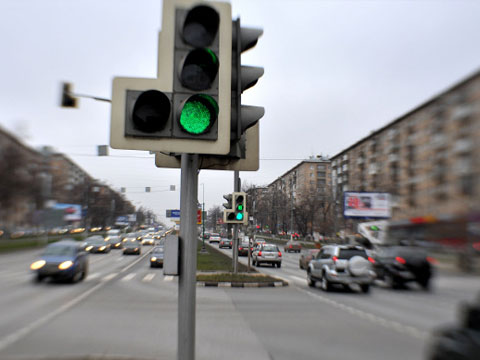
#> input picture semafor/s1.jpg, 480 x 360 px, given in place of test2.mp4, which was not available
$ jupyter execute path_correction.ipynb
#> lines starting #> are read from the running program, lines starting #| are printed output that depends on the picture; after the words box and inside, x2 and y2 are one past the last pixel; in counts of white or black regions, pixels touching at a corner belong together; pictures that were not available may be replaced by others from this repository, and a replacement may not be noted
[cell 1]
import cv2
import numpy as np
import time

class RoadControl:
    img = np.array([])

    centre = ()
    vec1 = []
    vec2 = []

    window_size = [15, 15]

    img_road_area_height = 170

    def setup(self):
        self.centre = (int(self.img.shape[1] / 2), int(self.img_road_area_height / 2))

        self.vec1 = [-2, -1, 90]
        self.vec2 = [2, -1, 90]

        #TODO: normalize vectors

    def filterImg(self):
        img = self.img.copy()[-self.img_road_area_height:]
        gray_img = cv2.cvtColor(img, cv2.COLOR_BGR2GRAY)
        gaussian_blur_img = cv2.GaussianBlur(gray_img, (3, 3), 0)
        median_blur_img = cv2.medianBlur(gaussian_blur_img, 3)
        treshold_img = cv2.Canny(median_blur_img, 100, 200)
        #treshold_img = cv2.threshold(median_blur_img, 130, 255, cv2.THRESH_BINARY)[1]


        lines_img = np.zeros(treshold_img.shape)

        lines = cv2.HoughLinesP(treshold_img, 1, np.pi / 360, 50, minLineLength = 20, maxLineGap = 180)

        if (type(lines) != type(None)):
            for coords in lines:
                if(coords[0][1]>coords[0][3]+85):
                    cv2.line(lines_img, (coords[0][0], coords[0][1]), (coords[0][2], coords[0][3]), 255, thickness = 3)
                #for DBG purposes only!!!
                    cv2.line(self.img,
                            (coords[0][0], coords[0][1] + self.img.shape[0] - self.img_road_area_height),
                            (coords[0][2], coords[0][3] + self.img.shape[0] - self.img_road_area_height),
                            (0, 255, 0), thickness = 3)

        cv2.imshow("tresh", treshold_img)

        return lines_img

    def poke(self, visualize = False):
        filtered_img = self.filterImg()

        leftAlarm = False
        rightAlarm = False

        for i in range(0, self.vec1[2]):
            if (filtered_img[self.centre[1] + self.vec1[1] * i][self.centre[0] + self.vec1[0] * i]  == 255):
                leftAlarm = True

        cv2.line(self.img, (self.centre[0], self.img.shape[0] - self.centre[1]),
                (self.centre[0] + self.vec1[0] * self.vec1[2], self.img.shape[0] - self.centre[1] + self.vec1[1] * self.vec1[2]),
                (255, 0, 0), thickness = 3)

        #cv2.line(filtered_img, (self.centre[0], self.centre[1]),
        #        (self.centre[0] + self.vec1[0] * self.vec1[2], self.centre[1] + self.vec1[1] * self.vec1[2]),
        #        255, thickness = 3)

        for i in range(0, self.vec2[2]):
            if (filtered_img[self.centre[1] + self.vec2[1] * i][self.centre[0] + self.vec2[0] * i] == 255):
                rightAlarm = True

        cv2.line(self.img, (self.centre[0], self.img.shape[0] - self.centre[1]),
                (self.centre[0] + self.vec2[0] * self.vec2[2], self.img.shape[0] - self.centre[1] + self.vec2[1] * self.vec2[2]),
                (0, 0, 255), thickness = 3)

        #cv2.line(filtered_img, (self.centre[0], self.centre[1]),
        #        (self.centre[0] + self.vec2[0] * self.vec2[2], self.centre[1] + self.vec2[1] * self.vec2[2]),
        #        255, thickness = 3)

        alarm = 0

        if (leftAlarm == True):
            alarm += 2

        if (rightAlarm == True):
            alarm += 1

        if (visualize):
            cv2.imshow('filtered_img', filtered_img)
            cv2.imshow('car_vision', self.img)

#            print(filtered_img.shape)

        return alarm

tst = RoadControl()

vidcap = cv2.VideoCapture('test2.mp4')

while (True):
    #tst.img = vidcap.read()[1]
    tst.img = cv2.resize(vidcap.read()[1],(640, 380), interpolation = cv2.INTER_CUBIC)
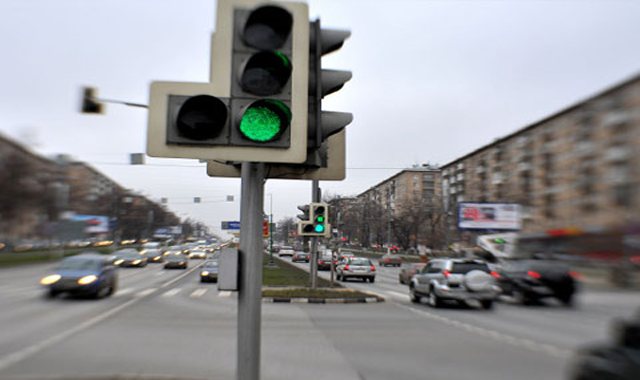
#> tst.img: shape (380, 640, 3); mean B, G, R 146.9, 144.5, 144.2

#    print(tst.centre)
#    print(tst.img.shape)

    tst.setup()

    print(tst.poke(visualize = True))
#> in filterImg, `img = self.img.copy()[-self.img_road_area_height:]`:
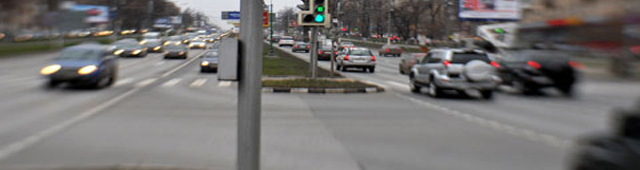
#> img: shape (170, 640, 3); mean B, G, R 112.2, 113.2, 115.7
#> in filterImg, `gray_img = cv2.cvtColor(img, cv2.COLOR_BGR2GRAY)`:
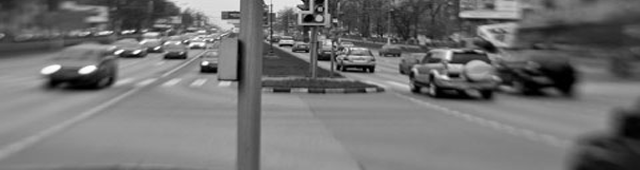
#> gray_img: shape (170, 640); min 0, max 255, mean 113.9
#> in filterImg, `treshold_img = cv2.Canny(median_blur_img, 100, 200)`:
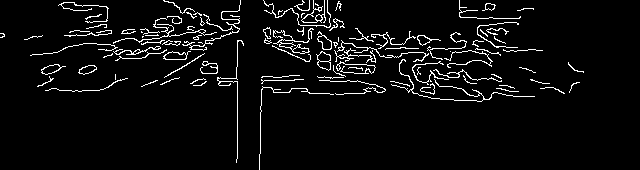
#> treshold_img: shape (170, 640); 5.1% white in thin lines or dots
#> in filterImg, `lines = cv2.HoughLinesP(treshold_img, 1, np.pi / 360, 50, minLineLengt..`: lines = 39 rows, first 6: [32, 54, 506, 33], [113, 43, 542, 50], [89, 33, 501, 41], [63, 7, 512, 18], [109, 85, 574, 69], [50, 80, 514, 96]
#> the loop in filterImg, `for coords in lines:` made 39 passes
#> coords on passes 1 to 12: [[32, 54, 506, 33]], [[113, 43, 542, 50]], [[89, 33, 501, 41]], [[63, 7, 512, 18]], [[109, 85, 574, 69]], [[50, 80, 514, 96]], [[3, 34, 487, 56]], [[2, 36, 533, 8]], [[179, 8, 532, 96]], [[72, 91, 571, 86]], [[41, 72, 570, 90]], [[119, 58, 571, 66]]
#> after the loop in filterImg, `for coords in lines:`:
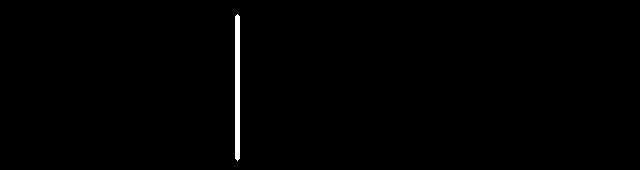
#> lines_img: shape (170, 640) float64; 0.66% white; 1 white region, box (x1, y1, x2, y2) and area: (235, 14, 240, 161) 723
#> in poke, `cv2.line(self.img, (self.centre[0], self.img.shape[0] - self.centre[1]..`:
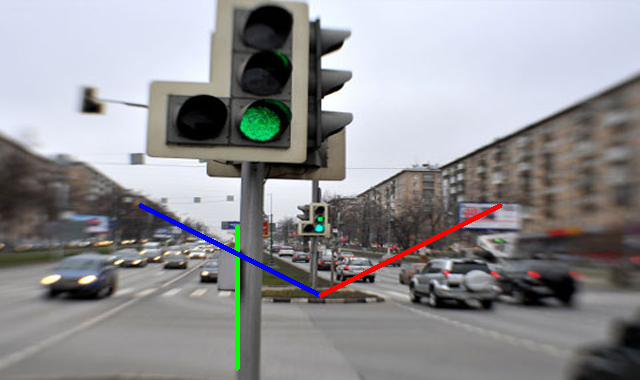
#> self.img: shape (380, 640, 3); mean B, G, R 146.9, 144.2, 144.2

    if cv2.waitKey(20) & 0xFF == ord('q'):
#> (key q is pressed here)
        break

cv2.destroyAllWindows()

$ run again, on semafor/s2.jpg
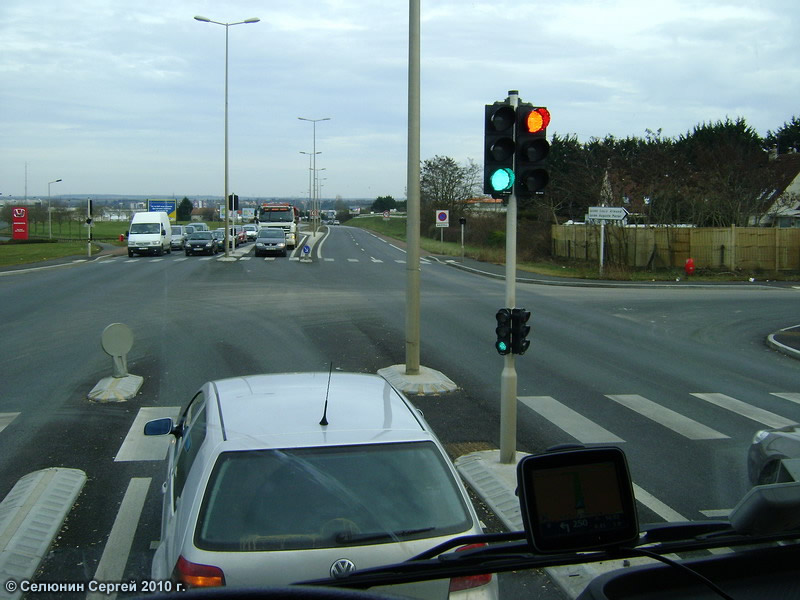
#> input picture semafor/s2.jpg, 800 x 600 px, given in place of test2.mp4, which was not available
#> in filterImg, `treshold_img = cv2.Canny(median_blur_img, 100, 200)`:
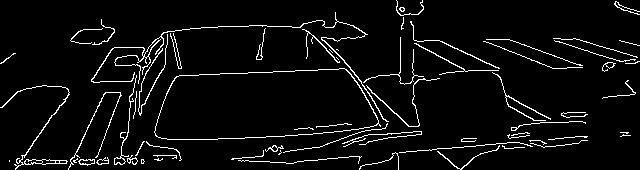
#> treshold_img: shape (170, 640); 5.2% white in thin lines or dots
#> lines = 32 rows, first 6: [91, 81, 626, 53], [281, 162, 628, 132], [69, 166, 582, 121], [26, 153, 587, 114], [17, 163, 525, 136], [9, 99, 169, 89]
#> the loop in filterImg, `for coords in lines:` made 32 passes
#> in poke, `cv2.line(self.img, (self.centre[0], self.img.shape[0] - self.centre[1]..`:
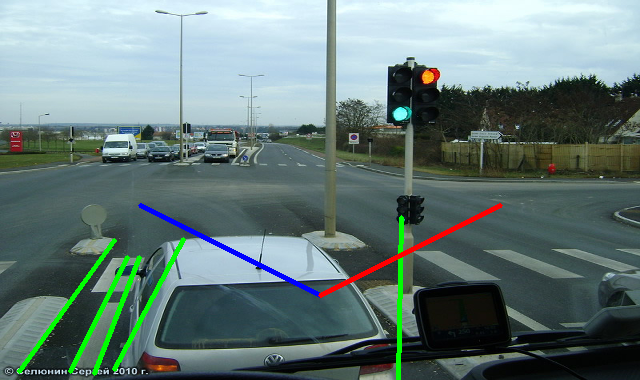
#> self.img: shape (380, 640, 3); mean B, G, R 121.2, 123.4, 102.9

$ run again, on semafor/s3.jpg
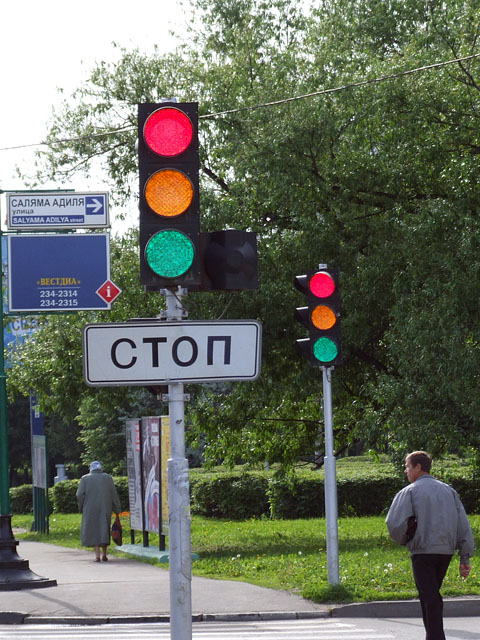
#> input picture semafor/s3.jpg, 480 x 640 px, given in place of test2.mp4, which was not available
#> in filterImg, `treshold_img = cv2.Canny(median_blur_img, 100, 200)`:
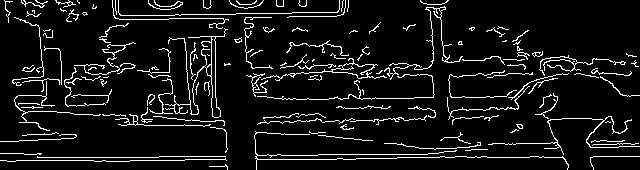
#> treshold_img: shape (170, 640); 8% white in thin lines or dots
#> lines = 53 rows, first 6: [7, 161, 596, 156], [43, 157, 563, 153], [14, 101, 630, 96], [38, 126, 611, 116], [21, 78, 631, 73], [94, 161, 639, 156]
#> the loop in filterImg, `for coords in lines:` made 53 passes
#> in poke, `cv2.line(self.img, (self.centre[0], self.img.shape[0] - self.centre[1]..`:
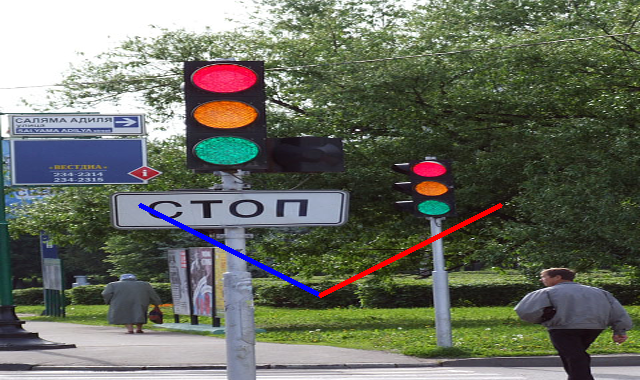
#> self.img: shape (380, 640, 3); mean B, G, R 97, 109.4, 104.8
